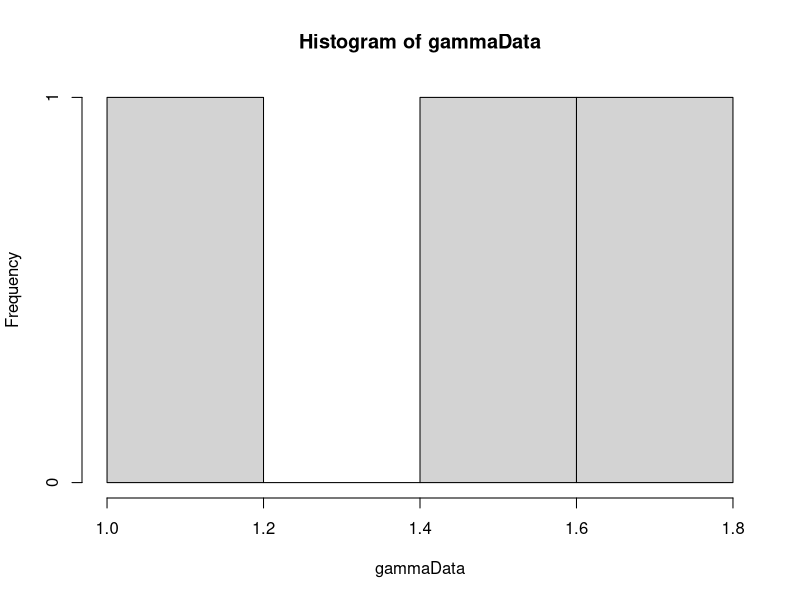

This figure's R source: (Note: this script raises an error after producing the figure.)
library(MCMCpack)
library(MASS)

calcWeight <- function(u, alpha) {
  # Calculates weight for given u and alpha.
  # 
  # Args:
  #   u: A vector.
  #   alpha: A scalar.
  #   
  # Returns:
  #   The weight value. A scalar.
  gammaInv = rep(0, length(u))
  diffGammaInv = rep(0, length(u))
  for(i in 1:length(u)) {
    gammaInv[i] = invGammaCumulative(u[i], alpha)
    diffGammaInv[i] = diffAlphaInvGammaCumulative(u[i], alpha)
  }
  pi = getPiValue()
  weight = pi/((1/length(gammaInv))*(sum(diffGammaInv/gammaInv)) - sum(diffGammaInv)/sum(gammaInv))
  return(weight)
}

getPiValue <- function() {
  # get value of pi function to be used in calculation of weights.
  # 
  # Returns:
  #   A scalar value.
  if (piValue == "constant") {
    return(1)
  } else if (piValue == "jeffrey") {
    # Return jeffrey prior
    return(sqrt((1/(estAlpha[sampleIndex]^2)) + (1/(2-(exp(estAlpha[sampleIndex]) + exp(-estAlpha[sampleIndex]))))))
  } else if (piValue == "betaOption") {
    return(estBeta)
  } else if (piValue == "alphaOption") {
    return(estAlpha[sampleIndex])
  }
}

calcPhi <- function(u, alpha) {
  xValue = rep(0, length(u))
  for(i in 1:length(u)) {
    xValue[i] = invGammaCumulative(u[i], alpha)
  }
  return(calcPhiGivenX(xValue))
}

calcPhiGivenX <- function(x) {
  # Calc phi value for a vector x.
  # 
  # Args:
  #   x: A vector of data.
  #   
  # Returns:
  #  A scalar.
  
  if(phiOption == "probValueOption") {
    phiPoint = rep(0, length(x))
    for(i in 1:length(x)) {
      phiPoint[i] = getPhiValue(x[i])
    }
    return(sum(phiPoint)/length(phiPoint))  
  } else if(phiOption == "x1x2divX3Option") {
    return(getPhiValue(x[1]*x[2]/x[3]))
  } else if(phiOption == "x1divx2powx3Option") {
    return(getPhiValue((x[1]/x[2])^x[3]))
  } else if(phiOption == "sinusfunction") {
    return(sin(x[1]) + sin(x[2]) + sin(x[3]))
  }
  return(-1)
}


getPhiValue <- function(xValue) {
  # Calculates phi for an element of an x vector.
  # 
  # Args:
  #   xValue: A scalar value.
  #   
  # Returns:
  #   
  return(xValue > probValue)
}

optimInvGammaCumulative <- function(u, alpha) {
  result = optim(c(10.1), invGammaAbsFunction, u=u, alpha=alpha, lower=0, upper=100,  method="Brent")
  return(result)
}

invGammaAbsFunction <- function(x, u, alpha) {
  return(abs(pgamma(x, shape=alpha, scale=1) - u))
}

invGammaCumulative <- function(u, alpha) {
  # Finds the inverse of the cumulative gamma.
  # 
  # Args:
  #   u: Scalar value.
  #   alpha: Scalar value.
  #   
  # Returns:
  #   A scalar. The inverse value given u and alpha.
  x = 0
  stepSize = 0.1
  tolerance = 0.00001
  direction = 1
  integralValue = 0
  
  while(abs(integralValue - u) > tolerance){
    x = x + direction*stepSize
    if(x<0) {
      x = 0
      direction = 1
    }
    
    if(method == "integrate") {
      integralv = integrate(gammaDensity, 0, x)
      integralValue = integral$valuev
    } else if(method == "pgamma") {
      integralv = pgamma(x, shape=alpha, scale=1)
      integralValue = integralv
    }
    
    
    # Going left and pass the point
    if ((u > integralValue) && (direction == -1)) {
      stepSize = stepSize/2
      direction = 1
    }
    
    # Going right and pass the point
    if ((u < integralValue) && (direction == 1)) {
      stepSize = stepSize/2
      direction = -1
    }
  }
  return(x)
}

diffAlphaInvGammaCumulative <- function(u, alpha) {
  # Derivative of gamma distribution with respect to alpha.
  # 
  # Args:
  #   u: Scalar between 0 and 1.
  #   alpha: Scalar larger than 0.
  #   
  # Returns:
  #   Scalar value. Derivative at point alpha.
  firstPoint = invGammaCumulative(u,alpha)
  secondPoint = invGammaCumulative(u, alpha + alphaHStep)
  return((secondPoint - firstPoint)/alphaHStep)
}

calcDerivateFunction <- function(u, alphaValue) {
  # Analytically find the derivative of cumulative inverse.
  # 
  # Args:
  #   u: Scalar value between 0 and 1.
  #   alphaValue: Scalar value.
  #   
  # Returns:
  #   A scalar value.
  largeFInv = invGammaCumulative(u, alphaValue)
  integralPart = integrate(integralFunction, 0, largeFInv)
  return((digamma(alphaValue)*u - integralPart$value)*gamma(alphaValue)/((largeFInv^(alphaValue - 1))*exp(-largeFInv)))
}

integralFunction <- function(y) {
  # Function to be integrated.
  return(log(y)*(y^(alphaValue - 1))*exp(-y)/gamma(alphaValue))
}

optimfindAlpha <- function(u, s2) {
  if((calcValueTau2(u, alphaUpperBound) < s2) || (calcValueTau2(u, alphaLowerBound) > s2)) {
    return(-1)
  }
  solution = optim(c(0.1), optimFunction, u=u, lower=alphaLowerBound, upper=alphaUpperBound, method="Brent")
  return(solution$par)
}

optimFunction <- function(alpha, u) {
  return(abs(s2-calcValueTau2(u, alpha)))
}

findBeta <- function(s1, u, alphaValue) {
  # Calculates beta
  # 
  # Args:
  #   s1: Scalar value.
  #   u: Vector of values between 0 and 1.
  #   alphaValue: Scalar value.
  #   
  # Returns:
  #   A scalar value.
  largeFInv = rep(0, length(u))
  for(i in 1:length(u)) {
    largeFInv[i] = invGammaCumulative(u[i], alphaValue)
  }
  return(s1*length(u)/(sum(largeFInv)))
}

calcValueTau2 <- function(u, alphaValue) {
  largeFInv = rep(0, length(u))
  for(i in 1:length(u)) {
    largeFInv[i] = invGammaCumulative(u[i], alphaValue)
  }
  return(length(u)*((prod(largeFInv))^(1/length(u)))/sum(largeFInv))
}

calcValueTau2Method2 <- function(x) {
  return(length(x)*((prod(x))^(1/length(x)))/sum(x))
}

gibbsSampling <- function(xInit) {
  NUM_ITERATIONS = 5000
  xCurrent = xInit
  for(i in 1:NUM_ITERATIONS) {
    randomXpos = sample(length(xCurrent), size=3)
    sumX = xCurrent[randomXpos[1]] + xCurrent[randomXpos[2]] + xCurrent[randomXpos[3]]
    prodX = xCurrent[randomXpos[1]]*xCurrent[randomXpos[2]]*xCurrent[randomXpos[3]]
    x1 = runif(1)*sumX
    if(isValidX1Proposal(x1, sumX, prodX)) {
      roots = findRoots(x1, sumX, prodX)
      x2 = roots[1]
      x3 = roots[2]
      if(is.nan(x2) || is.nan(x3)){
        print((x1^3 - 2*sumX*x1^2 + (sumX^2)*x1 - 4*prodX))
      }
      xProposal = xCurrent
      xProposal[randomXpos[1]] = x1
      xProposal[randomXpos[2]] = x2
      xProposal[randomXpos[3]] = x3
      alphaMetHastings = findAlphaMetHastings(c(xCurrent[randomXpos[1]], xCurrent[randomXpos[2]], xCurrent[randomXpos[3]]), c(xProposal[randomXpos[1]], xProposal[randomXpos[2]], xProposal[randomXpos[3]]))
      acceptProb = runif(1)
      if(acceptProb <= alphaMetHastings) {
        xCurrent = xProposal
      }
    }
  }
  return(xCurrent)
}

isValidX1Proposal <- function(x1, sumX, prodX) {
  return((x1^3 - 2*sumX*x1^2 + (sumX^2)*x1 - 4*prodX) > 0)
}

findRoots <- function (x1, sumX, prodX) {
  root1 = ((sumX - x1) + sqrt( (sumX - x1)^2 - 4*prodX/x1 ))/2
  root2 = ((sumX - x1) - sqrt( (sumX - x1)^2 - 4*prodX/x1 ))/2
  return(c(root1, root2))
}

findAlphaMetHastings <- function(xCurrent, xProposal) {
  piProp = 1/(xProposal[1]*sqrt((sum(xProposal)  - xProposal[1])^2 - 4*prod(xProposal)/xProposal[1] ))
  piCurrent = 1/(xCurrent[1]*sqrt((sum(xCurrent)  - xCurrent[1])^2 - 4*prod(xCurrent)/xCurrent[1] ))
  return(min(1, piProp/piCurrent))
}


GammaGibbsSampling <- function(xInit) {
  # A Gibbs sampling for a Gamma distribution
  # 
  # Args:
  #   xInit: Initial sample. A vector.
  #   
  # Return:
  #   A sample from a Gamma distribution. A vector.
  NUM_ITERATIONS = 5000
  xCurrent = xInit
  for(i in 1:NUM_ITERATIONS) {
    randomXpos = sample(length(xCurrent), size=3)
    sumX = xCurrent[randomXpos[1]] + xCurrent[randomXpos[2]] + xCurrent[randomXpos[3]]
    prodX = xCurrent[randomXpos[1]]*xCurrent[randomXpos[2]]*xCurrent[randomXpos[3]]
    x1 = runif(1)*sumX
    if(isValidX1Proposal(x1, sumX, prodX)) {
      roots = findRoots(x1, sumX, prodX)
      x2 = roots[1]
      x3 = roots[2]
      if(is.nan(x2) || is.nan(x3)){
        print((x1^3 - 2*sumX*x1^2 + (sumX^2)*x1 - 4*prodX))
      }
      xProposal = xCurrent
      xProposal[randomXpos[1]] = x1
      xProposal[randomXpos[2]] = x2
      xProposal[randomXpos[3]] = x3
      alphaMetHastings = 0
      alphaMetHastings = findGammaAlphaMetHastings(c(xCurrent[randomXpos[1]], xCurrent[randomXpos[2]], xCurrent[randomXpos[3]]), c(xProposal[randomXpos[1]], xProposal[randomXpos[2]], xProposal[randomXpos[3]]))
      acceptProb = runif(1)
      if(!isValidX1Proposal(xCurrent[randomXpos[1]], sumX, prodX)) {
        alphaMetHastings = 0
      }
      if(acceptProb <= alphaMetHastings) {
        xCurrent = xProposal
      }
    }
  }
  return(xCurrent)
  
}

findGammaAlphaMetHastings <- function(xCurrent, xProposal) {
  piProp = 1/(xProposal[1]*sqrt((sum(xProposal)  - xProposal[1])^2 - 4*prod(xProposal)/xProposal[1] ))
  piCurrent = 1/(xCurrent[1]*sqrt((sum(xCurrent)  - xCurrent[1])^2 - 4*prod(xCurrent)/xCurrent[1] ))
  if(is.nan(piCurrent)) {
    print(xCurrent)
  }
  return(min(1, piProp/piCurrent))
}


cramerVonMisesValueTest <- function(x, alpha, beta) {
  # Calculates the value for a Cramer-von Mises test.
  # 
  # Args:
  #   x: A vector sample.
  #   
  # Returns:
  #   A scalar value.
  x = sort(x)
  cramerSum = 0
  for(i in 1:length(x)) {
    cramerSum = cramerSum + (((2*i - 1)/(2*length(x))) - pgamma(x[i], shape=alpha, rate=beta))^2
  }
  
  cramer = (1/(12*length(x)))*cramerSum
            
  return(cramer)
}

findGammaMLE <- function(x){
  solution = optim(c(1,1), negativeLogLikelihoodGamma, x=x)
  return(solution$par)
}

negativeLogLikelihoodGamma <- function(par, x) {
  # Calculates the negative log-likelihood for a gamma distribution.
  # 
  # Args:
  #   par: A vector of size 2. First element is alpha and second element is beta.
  #   x: Data to calculate log-likelihood from. A vector.
  #   
  # Returns:
  #  The log-likelihood value. A scalar
  alpha = par[1]
  beta = par[2]
  logLikelihood = -((alpha - 1)*sum(log(x)) - (1/beta)*sum(x) - length(x)*log(gamma(alpha)) - alpha*length(x)*log(beta))
  return(logLikelihood)
}

calcAveragPhiValueForData <- function(mydata) {
  sumData = sum(mydata)
  prodData = prod(mydata)
  tolerance = 0.03
  minValue = min(mydata) - 2*tolerance
  maxValue = max(mydata) + 2*tolerance
  sampleNumber = 1
  NUM_ITERATIONS = 10000
  sumPhi = 0
  while(sampleNumber <= NUM_ITERATIONS) {
    x = runif(3, max = sumData)
    if((abs(sum(x) - sumData) < tolerance) && (abs(prod(x) - prodData) < tolerance)) {
      sumPhi = sumPhi + calcPhiGivenX(x)
      sampleNumber = sampleNumber + 1  
      print(sampleNumber)
    }
  }
  return(sumPhi/(sampleNumber-1))
}

algorithm2Sampling <- function(NUM_ALG2_SAMPLES) {
  cramerNum = 0
  cramerStat = rep(0, NUM_ALG2_SAMPLES)
  vCurr = runif(NUM_POINTS)
  alphaCurr = optimfindAlpha(vCurr, s2)
  while(alphaCurr==-1) {
    vCurr = runif(NUM_POINTS)
    alphaCurr = optimfindAlpha(vCurr, s2)
  }
  piCurr = calcWeight(vCurr, alphaCurr)
  phiSum = 0
  
  for(i in 1:NUM_ALG2_SAMPLES) {
    print(i)
    vProp = runif(NUM_POINTS)
    alphaProp = optimfindAlpha(vProp, s2)
    piProp = 0
    if(alphaProp != -1) {
      piProp = calcWeight(vProp, alphaProp)
    }
    alphaMetHastings = min(1, piProp/piCurr)
    uProb = runif(1)
    if(uProb <= alphaMetHastings) {
      vCurr = vProp
      alphaCurr = alphaProp
      piCurr = piProp
    }
    betaCurr = findBeta(s1, vCurr, alphaCurr)
    xSample = rep(0, length(vCurr))
    for(j in 1:length(vCurr)) {
      xSample[j] = betaCurr*invGammaCumulative(vCurr[j], alphaCurr)
    }
    phiSum = phiSum + calcPhiGivenX(xSample)
    cramerStat[i] = cramerVonMisesValueTest(xSample, mleAlpha, mleBeta)
    if(cramerStat[i] >= cramerObs) {
      cramerNum = cramerNum + 1
    }
  }
  
  hist(cramerStat,breaks=200, main="", xlab="Cramer values", cex.lab=1.5)
  abline(v = cramerObs, col="red")
  alg2sampCramer <<- cramerStat
  
  print((cramerNum/NUM_ALG2_SAMPLES))
  alg2pvalue <<- (cramerNum/NUM_ALG2_SAMPLES)
  #return(phiSum/NUM_ALG2_SAMPLES)
  return(cramerStat)
}

algorithm1Sampling <- function(NUM_ALG1_SAMPLES) {
  phiSum = 0
  cramerNum = 0
  cramerStat = rep(0, NUM_ALG1_SAMPLES)
  for(i in 1:NUM_ALG1_SAMPLES) {
    print(i)
    u = runif(NUM_POINTS)
    alphavalue = optimfindAlpha(u, s2)
    while(alphavalue == -1) {
      u = runif(NUM_POINTS)
      alphavalue = optimfindAlpha(u, s2)
    }
    betavalue = findBeta(s1, u, alphavalue)
    xSample = rep(0, length(u))
    for(j in 1:length(u)) {
      xSample[j] = betavalue*invGammaCumulative(u[j], alphavalue)
    }
    phiSum = phiSum + calcPhiGivenX(xSample)
    cramerStat[i] = cramerVonMisesValueTest(xSample, mleAlpha, mleBeta)
    #print(cramerStat[i])
    if(cramerStat[i] >= cramerObs) {
      cramerNum = cramerNum + 1
    }
  }
  print("here")
  print((cramerNum/NUM_ALG1_SAMPLES))
  hist(cramerStat,breaks=200, main="", xlab="Cramer values", cex.lab=1.5)
  abline(v = cramerObs, col="red")
  alg1sampCramer <<- cramerStat
  alg1pvalue <<- (cramerNum/NUM_ALG1_SAMPLES)
  #return(phiSum/NUM_ALG1_SAMPLES)
  return(cramerStat)
}

naiveSampling2 <- function(myData, tolerance, mleAlpha, mleBeta) {
  NUM_NAIVE_SAMPLES = NUM_SAMPLES
  sumData = sum(myData)
  prodData = prod(myData)
  sampleNumber = 0
  sumPhi = 0
  iterations = 0
  cramerNum = 0
  cramerStat = rep(0, NUM_NAIVE_SAMPLES)
  while(sampleNumber<NUM_NAIVE_SAMPLES) {
    x = rgamma(3, shape = mleAlpha, rate = mleBeta)
    iterations = iterations + 1
    if((abs(sum(x) - sumData) < tolerance) && (abs(prod(x) - prodData) < tolerance)) {
      sumPhi = sumPhi + calcPhiGivenX(x)
      sampleNumber = sampleNumber + 1  
      cramerStat[sampleNumber] = cramerVonMisesValueTest(x, mleAlpha, mleBeta)
      if(cramerStat[sampleNumber] >= cramerObs) {
        cramerNum = cramerNum + 1
      }
      print(sampleNumber)
    }
  }
  
  hist(cramerStat,breaks=200, main="", xlab="Cramer values", cex.lab=1.5)
  abline(v = cramerObs, col="red")
  
  acceptRate = sampleNumber/iterations
  averagePhi = sumPhi/sampleNumber
  print((cramerNum/NUM_NAIVE_SAMPLES))
  naivePvalue <<- (cramerNum/NUM_NAIVE_SAMPLES)
  naiveCramers <<- cramerStat
  return(c(acceptRate, averagePhi))
}

alpha = 1
beta = 1
hStep = 0.01
alphaHStep = 0.01
method = "pgamma"
NUM_SAMPLES = 100000
NUM_POINTS = 3
alphaUpperBound = 200
alphaLowerBound = 0.05
# Pi is used in calculation of weights
# Options are:
#   "constant"
#   "betaOption"
#   "jeffrey"
#   "alphaOption"
piValue = "constant"

phi = rep(0, NUM_SAMPLES)
# Phi options:
# x larger than a: "probValueOption"
# x1 times x2 div x3: "x1x2divX3Option"
# x1 div x2 pow x3: "x1divx2powx3Option"
phiOption = "x1x2divX3Option"
# Phi is the prob that X>probValue
probValue = 0.42

# Data generation options:
# pgamma generated: "pgamma"
# Bo data: "bo"
# Custom data: "custom"
# Custom data2: "custom2"
dataGenOption = "custom2"



# Generate data
gammaData = 0
if(dataGenOption == "pgamma") {
  gammaData = rgamma(NUM_POINTS, shape=alpha, scale = beta)  
} else if(dataGenOption == "bo") {
  NUM_POINTS = 6
  alphaUpperBound = 1.2
  alphaLowerBound = 0.8
  gammaData = c(4.399, 1.307, 0.085, 0.7910, 0.2345, 0.1915)
} else if(dataGenOption == "custom") {
  gammaData = c(0.5772030, 0.4340237, 0.4212959)
} else if(dataGenOption == "custom2") {
  gammaData = c(1.621813, 1.059797, 1.554334)
} else if(dataGenOption == "custom3") {
  gammaData = c(5, 15, 13)
} else if(dataGenOption == "ball1") {
  gammaData = c(17.88, 28.92, 33.00)
} else if(dataGenOption == "ball2") {
  gammaData = c(41.52, 42.12, 45.60)
} else if(dataGenOption == "ball3") {
  gammaData = c(48.40, 51.84, 51.96)
} else if(dataGenOption == "ball4") {
  gammaData = c(54.12, 55.56, 67.80)
} else if(dataGenOption == "ball5") {
  gammaData = c(68.64, 68.64, 68.88)
} else if(dataGenOption == "ball6") {
  gammaData = c(84.12, 93.12, 98.64)
} else if(dataGenOption == "ball7") {
  gammaData = c(105.12, 105.84, 127.92)
} else if(dataGenOption == "custom4") {
  gammaData = c(0.40, 0.42, 0.43)
} else if(dataGenOption == "custom5") {
  gammaData = c(0.72, 0.72, 0.85)
}

#17.88 28.92 33.00 41.52 42.12 45.60 48.40 51.84
#51.96 54.12 55.56 67.80 68.64 68.64 68.88 84.12
#93.12 98.64 105.12 105.84 127.92 128.04 173.40

hist(gammaData)
# Calculation of statistics
s1 = sum(gammaData)/NUM_POINTS
s2 = NUM_POINTS*((prod(gammaData))^(1/NUM_POINTS))/sum(gammaData)
# Log-likelihood
mleEstimators = fitdistr(gammaData, "gamma")
mleAlpha = mleEstimators$estimate[1]
mleBeta = mleEstimators$estimate[2]
# w statistic obs. Not to be used yet.
wObs = calcPhiGivenX(gammaData)
cramerObs = cramerVonMisesValueTest(gammaData, mleAlpha, mleBeta)


# Calc Phi value for data
#phiValue = calcAveragPhiValueForData(gammaData)
# tolerance = 0.0005
# naiveCramers = rep(0,100000)
# naivePvalue = 0
# naiveSampler = naiveSampling2(gammaData, tolerance, mleAlpha, mleBeta)
# 
# hist(naiveCramers,breaks=200, main="", xlab="Cramer values", cex.lab=1.5)
# abline(v = cramerObs, col="red")

## Tolerance accuracy plot
#toleranceRange = seq(0.02, 2, 0.01)
#resultAcceptance = rep(0, length(toleranceRange))
#resultValue = rep(0, length(toleranceRange))
#i = 0
#for(tol in toleranceRange) {
#  i = i+1
#  result = naiveSampling2(gammaData, tol)
#  resultAcceptance[i] = result[1]
#  resultValue[i] = result[2]
#}
#plot(toleranceRange, resultValue)
#plot(toleranceRange, resultAcceptance)

# Generation of samples. Not to be used

# weightsW = rep(0, NUM_SAMPLES)
# sampleIndex = 1
# iterationNumber = 0
# estAlpha = rep(0, NUM_SAMPLES)
# estBeta = 0
# while(sampleIndex <= NUM_SAMPLES) {
#   u = runif(NUM_POINTS)
#   estAlpha[sampleIndex] = optimfindAlpha(u, s2)
#   if(estAlpha[sampleIndex] != -1) {
#     estBeta = findBeta(s1, u, estAlpha[sampleIndex])
#     if(estBeta > alphaLowerBound && estBeta < alphaUpperBound) {
#         
#       weightsW[sampleIndex] = abs(calcWeight(u, estAlpha[sampleIndex]))
#       phi[sampleIndex] = calcPhi(u, estAlpha[sampleIndex])
#       
#       sampleIndex = sampleIndex + 1
#       print(sampleIndex)
#     }
#     
#   }
#   #print(iterationNumber)
#   iterationNumber = iterationNumber + 1
# }
# alphaAcceptance = (sampleIndex-1)/iterationNumber
# hist(weightsW, breaks = 400)
# expectedPhi = sum(phi*weightsW)/sum(weightsW)
# plot(estAlpha, weightsW)
# unweightedExpectedPhi = sum(phi)/NUM_SAMPLES
# 
# Gibbs sampling
# NUM_GIBBS_SAMPLES = NUM_SAMPLES
# xSample = gammaData
# phiGibbs = rep(0, NUM_GIBBS_SAMPLES)
# gibbsObslargerWObs = 0
# cramerNum = 0
# cramerStatGibbs = rep(0, NUM_GIBBS_SAMPLES)
# for(i in 1:NUM_GIBBS_SAMPLES) {
#   xSample = gibbsSampling(xSample)
#   phiGibbs[i] = calcPhiGivenX(xSample)
#   if(phiGibbs[i] >= wObs) {
#     gibbsObslargerWObs = gibbsObslargerWObs + 1
#   }
#   cramerStatGibbs[i] = cramerVonMisesValueTest(xSample, mleAlpha, mleBeta)
#   #print(cramerStat)
#   if(cramerStatGibbs[i] >= cramerObs) {
#     cramerNum = cramerNum + 1
#   }
#   print(i)
# }
# gibbsS1 = sum(xSample)/NUM_POINTS
# gibbsS2 = NUM_POINTS*((prod(xSample))^(1/NUM_POINTS))/sum(xSample)
# gibbsPvalue = gibbsObslargerWObs/NUM_GIBBS_SAMPLES
# averagePhiGibbs = sum(phiGibbs)/NUM_GIBBS_SAMPLES
# ## P-values
# cramerPValue = cramerNum/NUM_GIBBS_SAMPLES
# 
# hist(cramerStatGibbs,breaks=200, main="", xlab="Cramer values", cex.lab=1.5)
# abline(v = cramerObs, col="red")

# alg2sampCramer = rep(1, 100000)
# alg1sampCramer = rep(1, 100000)
# alg2pvalue = 0
# alg1pvalue = 0
# 
# # system.time({alg1Results2 = algorithm1Sampling(NUM_SAMPLES)})
# system.time({alg2Results2 = algorithm2Sampling(NUM_SAMPLES)})
# 
# # hist(alg1sampCramer,breaks=200, main="", xlab="Cramer values", cex.lab=1.5)
# # abline(v = cramerObs, col="red")
# # 
# hist(alg2sampCramer,breaks=200, main="", xlab="Cramer values", cex.lab=1.5)
# abline(v = cramerObs, col="red")

library("parallel")
library("foreach")
library("doParallel")

cl = makeCluster(detectCores() - 1)
registerDoParallel(cl, cores = detectCores() - 1)
workers = 10
stime = system.time({
res = foreach(i=1:workers,
       .combine = rbind) %dopar% {
         try({
           result1 = algorithm1Sampling(100000/workers)
         })
       }
})
stopCluster(cl)

alg1sampCramer = (sum(res))/workers
#
#cl = makeCluster(detectCores() - 1)
#registerDoParallel(cl, cores = detectCores() - 1)
#workers = 10
#stime = system.time({
#  res = foreach(i=1:workers, 
#                .combine = rbind) %dopar% {
#                  try({
#                    result1 = algorithm2Sampling(100000/workers)
#                  })
#                }
#})
#stopCluster(cl)
#
#alg2Results3 = (sum(res[,1]))/workers
#
#
#
## Save image
save.image(file="scen33.RData")

#print("Done")
#
## Plot of phi functions
#sumData = 4.23
#prodData = 2.67
#x1Seq = seq(1.01, 2, 0.001)
#phi2 = rep(0,length(x1Seq))
#phi3 = rep(0,length(x1Seq))
#for(i in 1:length(x1Seq)) {
#  if(isValidX1Proposal(x1Seq[i], sumData, prodData)) {
#    roots = findRoots(x1Seq[i], sumData, prodData)
#    phi2[i] = phi2Function(x1Seq[i], roots[1], roots[2])
#    phi3[i] = phi3Function(x1Seq[i], roots[1], roots[2])
#  }
#  
#}
#
#phi2Function <- function(x1, x2, x3) {
#  return((x1*x2/x3))
#}
#
#phi3Function <- function(x1, x2, x3) {
#  return((x1/x2)^x3)
#}
#
#plot(x1Seq, phi2)
#plot(x1Seq, phi3)
#
## Plot of F inverse
#u = 0.5
#alphaRange = seq(0.01, 4, 0.001) 
#fInv = rep(0, length(alphaRange))
#for(i in 1:length(fInv)) {
#  fInv[i] = invGammaCumulative(u, alphaRange[i])
#}
#plot(alphaRange, fInv, type="l")
#
#diffF = rep(0, length(fInv))
#for(i in 1:length(diffF)) {
#  diffF[i] = diffAlphaInvGammaCumulative(u, alphaRange[i])
#}
#
#plot(alphaRange, diffF, type="l")
#
#
#globalvarTest = matrix(0, 10, 10)
#
# testFunction <- function(i) {
#  return(rep(i,10))
# }
# 
# cl = makeCluster(detectCores() - 1)
# registerDoParallel(cl, cores = detectCores() - 1)
# workers = 10
# stime = system.time({
#  res = foreach(i=1:workers,
#                .combine = rbind) %dopar% {
#                  try({
#                    resultstest = testFunction(i)
#                  })
#                }
# })
# stopCluster(cl)
# resultstest = as.vector(resultstest)
